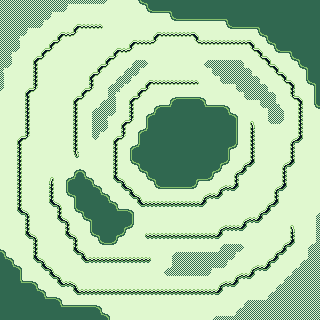

Rendered tile map (Tiled .tmx) drawn with the repository's tilesets; below, a short description and the full map source, tile grids included:
An orthogonal 40x40 tile map with 8x8 px tiles, 1 tile layer (Tile Layer 1).

<map version="1.10" tiledversion="1.10.2" orientation="orthogonal" renderorder="right-down" width="40" height="40" tilewidth="8" tileheight="8" infinite="0" nextlayerid="2" nextobjectid="1">
 <tileset firstgid="1" source="tiles.tsx" />
 <layer id="1" name="Tile Layer 1" width="40" height="40">
  <data encoding="csv">
219,219,219,219,219,219,219,219,196,239,239,239,239,240,20,20,20,226,190,39,39,39,39,39,39,39,39,39,39,39,39,39,39,39,39,39,39,39,39,39,
219,219,219,219,219,219,196,239,240,20,20,20,20,20,20,20,20,20,226,227,227,190,39,39,39,39,39,39,39,39,39,39,39,39,39,39,39,39,39,39,
219,219,219,219,219,196,240,20,20,20,20,20,20,20,20,20,20,20,20,20,20,226,227,227,227,227,227,227,190,39,39,39,39,39,39,39,39,39,39,39,
219,219,219,196,239,240,20,20,20,251,252,252,332,20,20,20,20,20,20,20,20,20,20,20,20,20,20,20,226,227,227,227,190,39,39,39,39,39,39,39,
219,219,196,240,20,20,20,251,252,275,20,20,20,20,20,20,20,20,20,251,252,252,252,252,253,20,20,20,20,20,20,20,226,190,39,39,39,39,39,39,
219,219,220,20,20,20,251,275,20,20,20,20,20,20,20,20,251,252,252,275,20,20,20,20,274,252,252,252,252,252,252,253,20,226,190,39,39,39,39,39,
219,196,240,20,20,251,275,20,20,20,20,20,20,20,251,252,275,20,20,20,20,20,20,20,20,20,20,20,20,20,20,274,253,20,226,227,190,39,39,39,
219,220,20,20,251,275,20,20,20,20,20,20,20,251,275,20,198,199,200,20,20,20,20,20,20,198,199,199,199,199,200,20,274,253,20,20,226,190,39,39,
196,240,20,20,271,20,20,20,20,20,20,20,251,275,20,198,217,196,240,20,20,20,20,20,20,238,197,219,219,219,216,200,20,274,253,20,20,226,190,39,
220,20,20,20,271,20,20,20,20,20,20,251,275,20,198,217,196,240,20,20,20,20,20,20,20,20,238,197,219,219,219,216,200,20,274,253,20,20,206,39,
220,20,20,20,271,20,20,20,20,20,20,271,20,198,217,196,240,20,251,252,252,252,252,252,332,20,20,238,239,197,219,219,216,200,20,274,253,20,226,190,
240,20,20,251,275,20,20,20,20,20,251,275,20,218,196,20,20,251,275,20,20,20,20,20,20,20,20,20,20,238,197,219,219,216,200,20,273,20,20,206,
20,20,20,271,20,20,20,20,20,251,275,20,198,217,220,20,251,275,20,20,20,186,187,187,187,188,20,20,20,20,238,239,197,219,220,20,274,253,20,206,
20,20,20,271,20,20,20,20,20,271,20,198,217,219,220,20,271,20,20,186,187,170,39,39,39,169,187,187,188,20,20,20,238,197,219,200,20,273,20,226,
20,20,20,271,20,20,20,20,20,271,20,218,219,196,240,20,271,20,186,170,39,39,39,39,39,39,39,39,169,188,20,20,20,218,219,220,20,273,20,20,
20,20,20,271,20,20,20,20,20,271,20,218,219,220,20,251,275,20,206,39,39,39,39,39,39,39,39,39,39,208,20,313,20,238,239,240,20,273,20,20,
20,20,20,271,20,20,20,20,20,271,20,218,196,240,20,271,20,186,170,39,39,39,39,39,39,39,39,39,39,208,20,273,20,20,20,20,20,273,20,20,
20,20,251,275,20,20,20,20,20,271,20,238,240,20,251,275,20,206,39,39,39,39,39,39,39,39,39,39,39,208,20,273,20,20,20,20,254,293,20,20,
20,20,271,20,20,20,20,20,20,271,20,20,20,20,271,20,186,170,39,39,39,39,39,39,39,39,39,39,189,228,20,273,20,20,20,20,273,20,20,20,
20,20,271,20,20,20,20,20,20,333,20,20,20,20,271,20,206,39,39,39,39,39,39,39,39,39,39,39,208,20,20,273,20,20,20,20,273,20,20,20,
20,20,271,20,20,20,20,20,20,20,20,20,20,20,271,20,226,190,39,39,39,39,39,39,39,39,39,189,228,20,254,293,20,20,20,254,293,20,20,20,
20,20,271,20,20,20,20,20,20,186,188,20,20,20,271,20,20,226,190,39,39,39,39,39,39,39,189,228,20,254,293,20,20,20,20,273,20,20,20,20,
20,20,271,20,20,20,314,20,186,170,169,188,20,20,291,255,20,20,226,190,39,39,39,39,189,227,228,20,20,273,20,20,20,20,20,273,20,20,20,20,
20,20,271,20,20,20,271,20,206,39,39,169,188,20,20,291,255,20,20,226,227,227,227,227,228,20,20,254,292,293,20,20,20,20,254,293,20,20,20,20,
20,20,271,20,20,20,271,20,226,190,39,39,169,188,20,20,291,255,20,20,20,20,20,20,20,254,292,293,20,20,20,20,20,20,273,20,20,20,20,20,
20,20,271,20,20,20,291,255,20,206,39,39,39,169,188,20,20,291,292,292,292,292,292,292,292,293,20,20,20,20,20,20,20,254,293,20,20,20,20,20,
20,20,291,255,20,20,20,271,20,226,190,39,39,39,169,187,188,20,20,20,20,20,20,20,20,20,20,20,20,20,20,20,254,293,20,20,20,20,20,198,
20,20,20,271,20,20,20,291,255,20,226,190,39,39,39,39,208,20,20,20,20,20,20,20,20,20,20,20,20,20,254,292,293,20,20,20,20,20,20,218,
20,20,20,271,20,20,20,20,271,20,20,206,39,39,39,189,228,20,20,20,20,20,20,20,20,20,20,254,292,292,293,20,20,20,20,20,313,20,20,218,
20,20,20,291,255,20,20,20,291,255,20,226,190,39,189,228,20,20,311,292,292,292,292,292,292,292,292,293,20,20,20,20,20,20,20,20,273,20,20,218,
20,20,20,20,271,20,20,20,20,271,20,20,226,227,228,20,20,20,20,20,20,20,20,20,20,20,20,198,199,199,200,20,20,20,20,254,293,20,198,217,
188,20,20,20,271,20,20,20,20,291,255,20,20,20,20,20,20,20,20,20,20,198,199,199,199,199,199,217,219,196,240,20,20,20,254,293,20,20,218,219,
169,188,20,20,291,255,20,20,20,20,291,292,292,292,292,292,292,292,312,20,20,218,219,219,219,219,219,219,196,240,20,20,20,254,293,20,20,198,217,219,
39,169,188,20,20,291,255,20,20,20,20,20,20,20,20,20,20,20,20,20,198,217,219,219,219,219,196,239,240,20,20,254,292,293,20,20,198,217,219,219,
39,39,208,20,20,20,291,255,20,20,20,20,20,20,20,20,20,20,20,20,238,239,239,239,239,239,240,20,20,254,292,293,20,20,20,198,217,219,219,219,
39,39,169,187,188,20,20,291,292,255,20,20,20,20,20,20,20,20,20,20,20,20,20,20,20,20,20,254,292,293,20,20,20,20,198,217,219,219,219,219,
39,39,39,39,169,188,20,20,20,291,292,292,292,292,292,292,292,292,292,292,292,292,292,292,292,292,292,293,20,20,20,20,20,198,217,219,219,219,219,219,
39,39,39,39,39,169,187,188,20,20,20,20,20,20,20,20,20,20,20,20,20,20,20,20,20,20,20,20,20,20,198,199,199,217,219,219,219,219,219,219,
39,39,39,39,39,39,39,169,187,187,187,187,188,20,20,20,20,20,20,20,20,20,20,20,20,20,20,20,20,198,217,219,219,219,219,219,219,219,219,219,
39,39,39,39,39,39,39,39,39,39,39,39,169,188,20,20,20,20,20,20,20,20,20,20,20,20,198,199,199,217,219,219,219,219,219,219,219,219,219,219
</data>
 </layer>
</map>